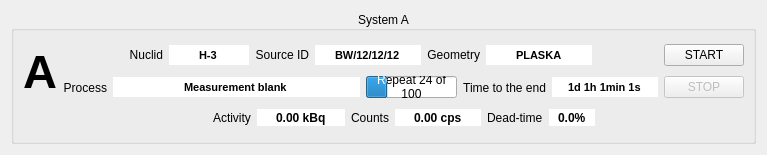
<?xml version="1.0" encoding="UTF-8"?>
<ui version="4.0">
 <class>FormNewMeasurement</class>
 <widget class="QWidget" name="FormNewMeasurement">
  <property name="geometry">
   <rect>
    <x>0</x>
    <y>0</y>
    <width>767</width>
    <height>155</height>
   </rect>
  </property>
  <property name="windowTitle">
   <string>System</string>
  </property>
  <layout class="QGridLayout" name="gridLayout_2">
   <item row="0" column="0">
    <widget class="QGroupBox" name="system_groupBox">
     <property name="title">
      <string>System A</string>
     </property>
     <property name="alignment">
      <set>Qt::AlignCenter</set>
     </property>
     <layout class="QGridLayout" name="gridLayout">
      <item row="1" column="2">
       <widget class="QPushButton" name="stop_pushButton">
        <property name="enabled">
         <bool>false</bool>
        </property>
        <property name="text">
         <string>STOP</string>
        </property>
        <property name="checkable">
         <bool>false</bool>
        </property>
        <property name="checked">
         <bool>false</bool>
        </property>
       </widget>
      </item>
      <item row="2" column="1" colspan="2">
       <layout class="QHBoxLayout" name="horizontalLayout_3">
        <item>
         <spacer name="horizontalSpacer_2">
          <property name="orientation">
           <enum>Qt::Horizontal</enum>
          </property>
          <property name="sizeHint" stdset="0">
           <size>
            <width>88</width>
            <height>20</height>
           </size>
          </property>
         </spacer>
        </item>
        <item>
         <widget class="QLabel" name="label_8">
          <property name="text">
           <string>Activity</string>
          </property>
         </widget>
        </item>
        <item>
         <widget class="QDoubleSpinBox" name="activity_doubleSpinBox">
          <property name="font">
           <font>
            <weight>75</weight>
            <bold>true</bold>
           </font>
          </property>
          <property name="frame">
           <bool>false</bool>
          </property>
          <property name="alignment">
           <set>Qt::AlignCenter</set>
          </property>
          <property name="readOnly">
           <bool>true</bool>
          </property>
          <property name="buttonSymbols">
           <enum>QAbstractSpinBox::NoButtons</enum>
          </property>
          <property name="suffix">
           <string> kBq</string>
          </property>
          <property name="maximum">
           <double>9999999.000000000000000</double>
          </property>
         </widget>
        </item>
        <item>
         <widget class="QLabel" name="label_6">
          <property name="text">
           <string>Counts</string>
          </property>
         </widget>
        </item>
        <item>
         <widget class="QDoubleSpinBox" name="counts_doubleSpinBox">
          <property name="font">
           <font>
            <weight>75</weight>
            <bold>true</bold>
           </font>
          </property>
          <property name="frame">
           <bool>false</bool>
          </property>
          <property name="alignment">
           <set>Qt::AlignCenter</set>
          </property>
          <property name="readOnly">
           <bool>true</bool>
          </property>
          <property name="buttonSymbols">
           <enum>QAbstractSpinBox::NoButtons</enum>
          </property>
          <property name="suffix">
           <string> cps</string>
          </property>
          <property name="maximum">
           <double>9999999.000000000000000</double>
          </property>
         </widget>
        </item>
        <item>
         <widget class="QLabel" name="label_7">
          <property name="text">
           <string>Dead-time</string>
          </property>
         </widget>
        </item>
        <item>
         <widget class="QDoubleSpinBox" name="deadTime_doubleSpinBox">
          <property name="font">
           <font>
            <weight>75</weight>
            <bold>true</bold>
           </font>
          </property>
          <property name="frame">
           <bool>false</bool>
          </property>
          <property name="alignment">
           <set>Qt::AlignCenter</set>
          </property>
          <property name="readOnly">
           <bool>true</bool>
          </property>
          <property name="buttonSymbols">
           <enum>QAbstractSpinBox::NoButtons</enum>
          </property>
          <property name="suffix">
           <string>%</string>
          </property>
          <property name="decimals">
           <number>1</number>
          </property>
          <property name="maximum">
           <double>100.000000000000000</double>
          </property>
         </widget>
        </item>
        <item>
         <spacer name="horizontalSpacer_3">
          <property name="orientation">
           <enum>Qt::Horizontal</enum>
          </property>
          <property name="sizeHint" stdset="0">
           <size>
            <width>128</width>
            <height>20</height>
           </size>
          </property>
         </spacer>
        </item>
       </layout>
      </item>
      <item row="0" column="2">
       <widget class="QPushButton" name="start_pushButton">
        <property name="text">
         <string>START</string>
        </property>
        <property name="checkable">
         <bool>true</bool>
        </property>
        <property name="autoRepeat">
         <bool>false</bool>
        </property>
       </widget>
      </item>
      <item row="1" column="1">
       <layout class="QHBoxLayout" name="horizontalLayout_2">
        <item>
         <widget class="QLabel" name="label_5">
          <property name="text">
           <string>Process</string>
          </property>
          <property name="alignment">
           <set>Qt::AlignRight|Qt::AlignTrailing|Qt::AlignVCenter</set>
          </property>
         </widget>
        </item>
        <item>
         <widget class="QLineEdit" name="process_lineEdit">
          <property name="font">
           <font>
            <pointsize>8</pointsize>
            <weight>75</weight>
            <bold>true</bold>
           </font>
          </property>
          <property name="text">
           <string>Measurement blank</string>
          </property>
          <property name="frame">
           <bool>false</bool>
          </property>
          <property name="alignment">
           <set>Qt::AlignCenter</set>
          </property>
          <property name="readOnly">
           <bool>true</bool>
          </property>
         </widget>
        </item>
        <item>
         <widget class="QProgressBar" name="repeat_progressBar">
          <property name="sizePolicy">
           <sizepolicy hsizetype="Preferred" vsizetype="Fixed">
            <horstretch>0</horstretch>
            <verstretch>0</verstretch>
           </sizepolicy>
          </property>
          <property name="value">
           <number>24</number>
          </property>
          <property name="alignment">
           <set>Qt::AlignCenter</set>
          </property>
          <property name="format">
           <string>Repeat %v of %m</string>
          </property>
         </widget>
        </item>
        <item>
         <widget class="QLabel" name="label_4">
          <property name="text">
           <string>Time to the end</string>
          </property>
          <property name="alignment">
           <set>Qt::AlignRight|Qt::AlignTrailing|Qt::AlignVCenter</set>
          </property>
         </widget>
        </item>
        <item>
         <widget class="QLineEdit" name="endTime_lineEdit">
          <property name="sizePolicy">
           <sizepolicy hsizetype="Preferred" vsizetype="Fixed">
            <horstretch>0</horstretch>
            <verstretch>0</verstretch>
           </sizepolicy>
          </property>
          <property name="font">
           <font>
            <pointsize>8</pointsize>
            <weight>75</weight>
            <bold>true</bold>
           </font>
          </property>
          <property name="text">
           <string>1d 1h 1min 1s</string>
          </property>
          <property name="frame">
           <bool>false</bool>
          </property>
          <property name="alignment">
           <set>Qt::AlignCenter</set>
          </property>
          <property name="readOnly">
           <bool>true</bool>
          </property>
         </widget>
        </item>
       </layout>
      </item>
      <item row="0" column="1">
       <layout class="QHBoxLayout" name="horizontalLayout">
        <item>
         <spacer name="horizontalSpacer_4">
          <property name="orientation">
           <enum>Qt::Horizontal</enum>
          </property>
          <property name="sizeHint" stdset="0">
           <size>
            <width>40</width>
            <height>20</height>
           </size>
          </property>
         </spacer>
        </item>
        <item>
         <widget class="QLabel" name="label">
          <property name="text">
           <string>Nuclid</string>
          </property>
          <property name="alignment">
           <set>Qt::AlignRight|Qt::AlignTrailing|Qt::AlignVCenter</set>
          </property>
         </widget>
        </item>
        <item>
         <widget class="QLineEdit" name="nuclide_lineEdit">
          <property name="sizePolicy">
           <sizepolicy hsizetype="Preferred" vsizetype="Fixed">
            <horstretch>0</horstretch>
            <verstretch>0</verstretch>
           </sizepolicy>
          </property>
          <property name="maximumSize">
           <size>
            <width>80</width>
            <height>16777215</height>
           </size>
          </property>
          <property name="font">
           <font>
            <pointsize>8</pointsize>
            <weight>75</weight>
            <bold>true</bold>
           </font>
          </property>
          <property name="text">
           <string>H-3</string>
          </property>
          <property name="frame">
           <bool>false</bool>
          </property>
          <property name="alignment">
           <set>Qt::AlignCenter</set>
          </property>
          <property name="readOnly">
           <bool>true</bool>
          </property>
         </widget>
        </item>
        <item>
         <widget class="QLabel" name="label_2">
          <property name="text">
           <string>Source ID</string>
          </property>
          <property name="alignment">
           <set>Qt::AlignRight|Qt::AlignTrailing|Qt::AlignVCenter</set>
          </property>
         </widget>
        </item>
        <item>
         <widget class="QLineEdit" name="sourceID_lineEdit">
          <property name="font">
           <font>
            <pointsize>8</pointsize>
            <weight>75</weight>
            <bold>true</bold>
           </font>
          </property>
          <property name="text">
           <string>BW/12/12/12</string>
          </property>
          <property name="frame">
           <bool>false</bool>
          </property>
          <property name="alignment">
           <set>Qt::AlignCenter</set>
          </property>
          <property name="readOnly">
           <bool>true</bool>
          </property>
         </widget>
        </item>
        <item>
         <widget class="QLabel" name="label_3">
          <property name="text">
           <string>Geometry</string>
          </property>
          <property name="alignment">
           <set>Qt::AlignRight|Qt::AlignTrailing|Qt::AlignVCenter</set>
          </property>
         </widget>
        </item>
        <item>
         <widget class="QLineEdit" name="geometry_lineEdit">
          <property name="font">
           <font>
            <pointsize>8</pointsize>
            <weight>75</weight>
            <bold>true</bold>
           </font>
          </property>
          <property name="text">
           <string>PLASKA</string>
          </property>
          <property name="frame">
           <bool>false</bool>
          </property>
          <property name="alignment">
           <set>Qt::AlignCenter</set>
          </property>
          <property name="readOnly">
           <bool>true</bool>
          </property>
         </widget>
        </item>
        <item>
         <spacer name="horizontalSpacer">
          <property name="orientation">
           <enum>Qt::Horizontal</enum>
          </property>
          <property name="sizeHint" stdset="0">
           <size>
            <width>40</width>
            <height>20</height>
           </size>
          </property>
         </spacer>
        </item>
       </layout>
      </item>
      <item row="0" column="0" rowspan="2">
       <widget class="QLabel" name="systemLabel_label">
        <property name="font">
         <font>
          <pointsize>35</pointsize>
          <weight>75</weight>
          <bold>true</bold>
         </font>
        </property>
        <property name="text">
         <string>A</string>
        </property>
       </widget>
      </item>
     </layout>
    </widget>
   </item>
  </layout>
 </widget>
 <resources/>
 <connections/>
</ui>
